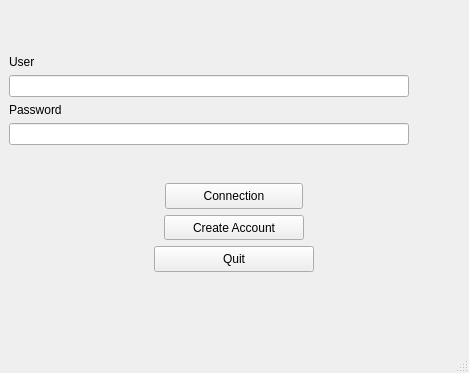
<?xml version="1.0" encoding="UTF-8"?>
<ui version="4.0">
 <class>MainWindow</class>
 <widget class="QMainWindow" name="MainWindow">
  <property name="enabled">
   <bool>true</bool>
  </property>
  <property name="geometry">
   <rect>
    <x>0</x>
    <y>0</y>
    <width>469</width>
    <height>373</height>
   </rect>
  </property>
  <property name="windowTitle">
   <string>MainWindow</string>
  </property>
  <property name="tabShape">
   <enum>QTabWidget::Rounded</enum>
  </property>
  <widget class="QWidget" name="centralwidget">
   <layout class="QVBoxLayout" name="verticalLayout">
    <item>
     <layout class="QVBoxLayout" name="layout">
      <property name="sizeConstraint">
       <enum>QLayout::SetMinAndMaxSize</enum>
      </property>
      <item>
       <spacer name="verticalSpacer">
        <property name="orientation">
         <enum>Qt::Vertical</enum>
        </property>
        <property name="sizeType">
         <enum>QSizePolicy::Maximum</enum>
        </property>
        <property name="sizeHint" stdset="0">
         <size>
          <width>20</width>
          <height>60</height>
         </size>
        </property>
       </spacer>
      </item>
      <item>
       <layout class="QFormLayout" name="formLayout">
        <property name="fieldGrowthPolicy">
         <enum>QFormLayout::AllNonFixedFieldsGrow</enum>
        </property>
        <property name="rowWrapPolicy">
         <enum>QFormLayout::WrapAllRows</enum>
        </property>
        <property name="labelAlignment">
         <set>Qt::AlignCenter</set>
        </property>
        <property name="formAlignment">
         <set>Qt::AlignCenter</set>
        </property>
        <item row="0" column="0">
         <widget class="QLabel" name="utilisateur">
          <property name="text">
           <string>User</string>
          </property>
         </widget>
        </item>
        <item row="0" column="1">
         <widget class="QLineEdit" name="utilisateurLineEdit">
          <property name="maximumSize">
           <size>
            <width>400</width>
            <height>400</height>
           </size>
          </property>
          <property name="alignment">
           <set>Qt::AlignLeading|Qt::AlignLeft|Qt::AlignTop</set>
          </property>
         </widget>
        </item>
        <item row="1" column="0">
         <widget class="QLabel" name="motDePasse">
          <property name="text">
           <string>Password</string>
          </property>
         </widget>
        </item>
        <item row="1" column="1">
         <widget class="QLineEdit" name="motDePasseLineEdit">
          <property name="maximumSize">
           <size>
            <width>400</width>
            <height>400</height>
           </size>
          </property>
          <property name="toolTipDuration">
           <number>-1</number>
          </property>
          <property name="echoMode">
           <enum>QLineEdit::Password</enum>
          </property>
          <property name="alignment">
           <set>Qt::AlignLeading|Qt::AlignLeft|Qt::AlignVCenter</set>
          </property>
         </widget>
        </item>
        <item row="2" column="1">
         <spacer name="verticalSpacer_3">
          <property name="orientation">
           <enum>Qt::Vertical</enum>
          </property>
          <property name="sizeHint" stdset="0">
           <size>
            <width>20</width>
            <height>40</height>
           </size>
          </property>
         </spacer>
        </item>
       </layout>
      </item>
      <item alignment="Qt::AlignHCenter|Qt::AlignVCenter">
       <widget class="QPushButton" name="connecter">
        <property name="minimumSize">
         <size>
          <width>138</width>
          <height>26</height>
         </size>
        </property>
        <property name="maximumSize">
         <size>
          <width>160</width>
          <height>26</height>
         </size>
        </property>
        <property name="inputMethodHints">
         <set>Qt::ImhNone</set>
        </property>
        <property name="text">
         <string>Connection</string>
        </property>
        <property name="shortcut">
         <string>Ctrl+C</string>
        </property>
        <property name="autoDefault">
         <bool>false</bool>
        </property>
        <property name="default">
         <bool>false</bool>
        </property>
        <property name="flat">
         <bool>false</bool>
        </property>
       </widget>
      </item>
      <item alignment="Qt::AlignHCenter">
       <widget class="QPushButton" name="creerCompte">
        <property name="minimumSize">
         <size>
          <width>140</width>
          <height>25</height>
         </size>
        </property>
        <property name="maximumSize">
         <size>
          <width>150</width>
          <height>25</height>
         </size>
        </property>
        <property name="text">
         <string>Create Account</string>
        </property>
       </widget>
      </item>
      <item alignment="Qt::AlignHCenter">
       <widget class="QPushButton" name="quitter">
        <property name="minimumSize">
         <size>
          <width>160</width>
          <height>26</height>
         </size>
        </property>
        <property name="maximumSize">
         <size>
          <width>160</width>
          <height>26</height>
         </size>
        </property>
        <property name="text">
         <string>Quit</string>
        </property>
       </widget>
      </item>
      <item>
       <spacer name="verticalSpacer_2">
        <property name="orientation">
         <enum>Qt::Vertical</enum>
        </property>
        <property name="sizeType">
         <enum>QSizePolicy::Fixed</enum>
        </property>
        <property name="sizeHint" stdset="0">
         <size>
          <width>20</width>
          <height>70</height>
         </size>
        </property>
       </spacer>
      </item>
     </layout>
    </item>
   </layout>
  </widget>
  <widget class="QMenuBar" name="menubar">
   <property name="geometry">
    <rect>
     <x>0</x>
     <y>0</y>
     <width>469</width>
     <height>21</height>
    </rect>
   </property>
  </widget>
  <widget class="QStatusBar" name="statusbar"/>
 </widget>
 <resources/>
 <connections>
  <connection>
   <sender>quitter</sender>
   <signal>clicked(bool)</signal>
   <receiver>MainWindow</receiver>
   <slot>close()</slot>
   <hints>
    <hint type="sourcelabel">
     <x>179</x>
     <y>254</y>
    </hint>
    <hint type="destinationlabel">
     <x>110</x>
     <y>265</y>
    </hint>
   </hints>
  </connection>
 </connections>
</ui>
